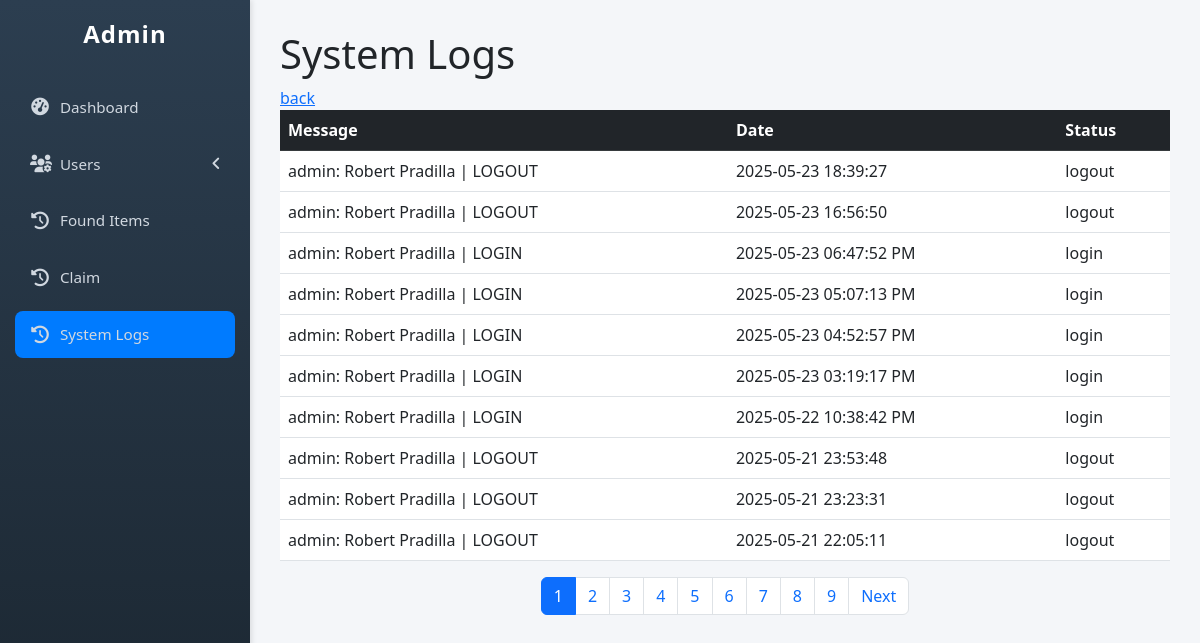
The app's page /admin/systemLogs.php (signed in) with its own data.
### tables this page shows
CREATE TABLE `activity_log` (
  `id` int(11) NOT NULL,
  `message` varchar(255) NOT NULL,
  `date` varchar(50) NOT NULL,
  `status` varchar(50) NOT NULL
);

### admin/systemLogs.php (the view, shortened to what this page needs)
<?php
require('../config/connection.php');
$limit = 10;
$page = isset($_GET['page']) ? (int)$_GET['page'] : 1;
$offset = ($page - 1) * $limit;
$total_sql = "SELECT COUNT(*) FROM activity_log";
$total_stmt = $connection->prepare($total_sql) or die ($connection->error);
$total_stmt->execute();
$total_result = $total_stmt->get_result();
$total_rows = $total_result->fetch_row()[0];
$total_pages = ceil($total_rows / $limit);
$sql_system_logs = "SELECT message, date, status FROM activity_log ORDER BY date DESC LIMIT ?, ?";
$stmt = $connection->prepare($sql_system_logs) or die ($connection->error);
$stmt->bind_param('ii', $offset, $limit);
$stmt->execute();
$result = $stmt->get_result();
?>
<!DOCTYPE html>
<html lang="en">
<head>
    <link href="https://cdn.jsdelivr.net/npm/bootstrap@5.3.0-alpha1/dist/css/bootstrap.min.css" rel="stylesheet">
    <link href="https://cdnjs.cloudflare.com/ajax/libs/font-awesome/6.0.0-beta3/css/all.min.css" rel="stylesheet">
    <link rel="stylesheet" href="../assets/css/sidebar.css">
</head>
<body>
<nav class="sidebar">
    <h2><?php echo ucfirst($_SESSION['user_type']); ?></h2>
    <ul class="nav flex-column">
        <li class="nav-item">
            <a href="dashboard.php" class="nav-link">
                <i class="nav-icon fas fa-tachometer-alt"></i>
                <span>Dashboard</span>
            </a>
        </li>
        <li class="nav-item has-treeview">
            <a href="#" class="nav-link">
                <i class="nav-icon fas fa-users-cog"></i>
                <span>Users</span>
                <i class="right fas fa-angle-left"></i>
            </a>
        </li>
        <li class="nav-item">
            <a href="found_items.php" class="nav-link">
                <i class="nav-icon fas fa-history"></i>
                <span>Found Items</span>
            </a>
        </li>
         <li class="nav-item">
            <a href="claim_items.php" class="nav-link">
                <i class="nav-icon fas fa-history"></i>
                <span>Claim</span>
            </a>
        </li>
        <li class="nav-item">
            <a href="systemLogs.php" class="nav-link page-active">
                <i class="nav-icon fas fa-history"></i>
                <span>System Logs</span>
            </a>
        </li>
    </ul>
</nav>
    <div class="content">
        <h1>System Logs</h1>
        <a href="../posting.php">back</a>
        <table class="table">
            <thead class="table-dark">
                <tr>
                    <th>Message</th>
                    <th>Date</th>
                    <th>Status</th>
                </tr>
            </thead>
            <tbody>
                <?php
                if($result->num_rows > 0){
                    while($row = $result->fetch_assoc()){
                        echo "<tr>";
                        echo "<td>" . htmlspecialchars($row['message']) . "</td>";
                        echo "<td>" . htmlspecialchars($row['date']) . "</td>";
                        echo "<td>" . htmlspecialchars($row['status']) . "</td>";
                        echo "</tr>";
                    }
                } else {
                    echo "<tr><td colspan='3'>No activity logs found.</td></tr>";
                }
                ?>
            </tbody>
        </table>
        <nav aria-label="Page navigation">
            <ul class="pagination justify-content-center">
                <?php if ($total_pages > 1): ?>
                    <?php for ($i = 1; $i <= $total_pages; $i++): ?>
                        <li class="page-item <?php echo ($i == $page) ? 'active' : ''; ?>">
                            <a class="page-link" href="?page=<?php echo $i; ?>"><?php echo $i; ?></a>
                        </li>
                    <?php endfor; ?>
                    <?php if ($page < $total_pages): ?>
                        <li class="page-item"><a class="page-link" href="?page=<?php echo $page + 1; ?>">Next</a></li>
                    <?php endif; ?>
                <?php endif; ?>
            </ul>
        </nav>
    </div>
</body>
</html>

### assets/css/sidebar.css (style rules this page uses)
* { padding: 0; margin: 0; box-sizing: border-box; }
body { font-family: 'Segoe UI', Tahoma, Geneva, Verdana, sans-serif; overflow-x: hidden; }
.sidebar { position: fixed; top: 0; left: 0; height: 100%; width: 250px; background: linear-gradient(180deg, #2c3e50 0%, #1a252f 100%); padding: 20px 15px; box-shadow: 2px 0 5px rgba(0,0,0,0.1); z-index: 1000; transition: transform 0.3s ease, width 0.3s ease; }
.sidebar h2 { color: #ffffff; font-size: 1.5rem; font-weight: 600; text-align: center; margin-bottom: 30px; letter-spacing: 1px; }
.sidebar .nav-link { color: #d1d8e0; padding: 12px 15px; text-decoration: none; display: flex; align-items: center; border-radius: 8px; margin: 5px 0; transition: all 0.3s ease; font-size: 0.95rem; }
.sidebar .nav-icon { margin-right: 10px; font-size: 1.1rem; width: 20px; text-align: center; }
.right { margin-left: auto; transition: transform 0.3s ease; }
.content { margin-left: 250px; padding: 30px; min-height: 100vh; background-color: #f4f6f9; transition: margin-left 0.3s ease; }
.page-active { background-color: #007bff; }

### records on screen
activity_log: message "admin: Robert Pradilla | LOGOUT", date "2025-05-23 18:39:27", status "logout"
activity_log: message "admin: Robert Pradilla | LOGOUT", date "2025-05-23 16:56:50", status "logout"
activity_log: message "admin: Robert Pradilla | LOGIN", date "2025-05-23 06:47:52 PM", status "login"
activity_log: message "admin: Robert Pradilla | LOGIN", date "2025-05-23 05:07:13 PM", status "login"
activity_log: message "admin: Robert Pradilla | LOGIN", date "2025-05-23 04:52:57 PM", status "login"
activity_log: message "admin: Robert Pradilla | LOGIN", date "2025-05-23 03:19:17 PM", status "login"
activity_log: message "admin: Robert Pradilla | LOGIN", date "2025-05-22 10:38:42 PM", status "login"
activity_log: message "admin: Robert Pradilla | LOGOUT", date "2025-05-21 23:53:48", status "logout"
activity_log: message "admin: Robert Pradilla | LOGOUT", date "2025-05-21 23:23:31", status "logout"
activity_log: message "admin: Robert Pradilla | LOGOUT", date "2025-05-21 22:05:11", status "logout"

### other values on screen
$_SESSION['user_type'] "Admin"
